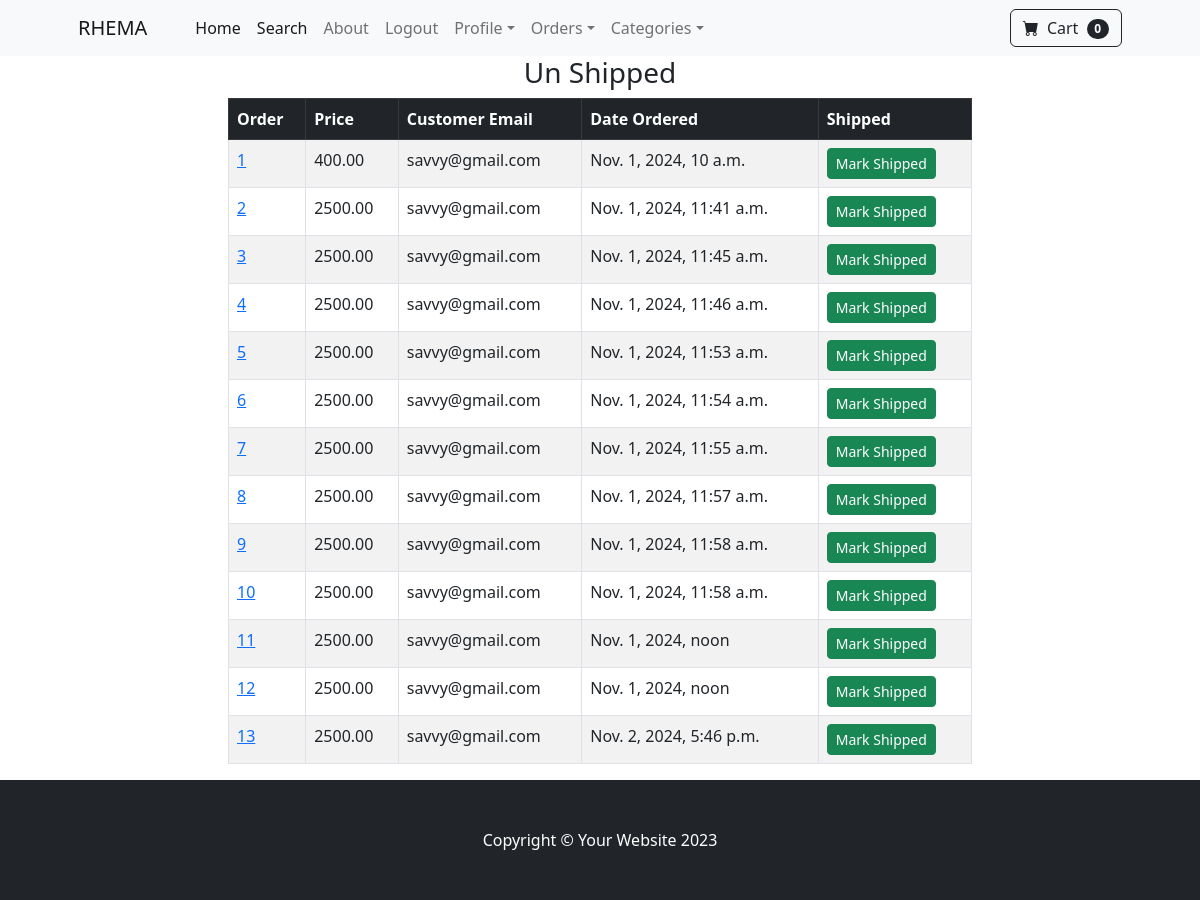
Page /payment/not_shipped_dash/ (signed in) on the committed database.
### payment/models.py (models this page shows, shortened)
class Order(models.Model):
    user = models.ForeignKey(User, on_delete=models.CASCADE, null=True, blank=True)
    full_name = models.CharField(max_length=255)
    email = models.EmailField(max_length=255)
    shipping_address = models.TextField(max_length=15000)
    amount_paid = models.DecimalField(max_digits=10, decimal_places=2)
    date_ordered = models.DateTimeField(auto_now_add=True)
    shipped = models.BooleanField(default=False)
    date_shipped = models.DateTimeField(blank=True, null=True)

### payment/views.py (the view, shortened to what this page needs)
# urls.py: path('not_shipped_dash/', views.not_shipped_dash, name="not_shipped_dash"),
def not_shipped_dash(request):
    if request.user.is_authenticated and request.user.is_superuser:
        orders = Order.objects.filter(shipped=False)
        return render(request, 'payment/not_shipped_dash.html',{'orders': orders})
    else:
        messages.success(request, "Access Denied")
        return redirect('home')

### cart/cart.py (called while the page is built)
    def __len__(self):
        return len(self.cart)

### cart/context_processor.py (called while the page is built)
def cart(request):
    return{'cart': Cart(request)}

### payment/templates/payment/not_shipped_dash.html (shortened to what this page needs)
{% extends "base.html" %}
{% block content %}
<div class="container">
    <div class="row">
        <center>
            <div class="col-8">
                <h3>Un Shipped</h3>
                <table class="table table-striped table-hover table-bordered">
                    <thead class="table-dark">
                      <tr>
                        <th scope="col">Order</th>
                        <th scope="col">Price</th>
                        <th scope="col">Customer Email</th>
                        <th scope="col">Date Ordered</th>
                        <th scope="col">Shipped</th>
                      </tr>
                    </thead>
                    <tbody>
                      {% for item in orders %}
                      <tr>
                        <td><a href="{% url 'orders' item.id %}">{{ item.id}}</a></td>
                        <td>{{ item.amount_paid}}</td>
                        <td>{{ item.email}}</td>
                        <td>{{ item.date_ordered}}</td>
                        <td>
                          <form method="POST">
                             <button type="submit" class="btn btn-success btn-sm">Mark Shipped</button>
                          </form>
                        </td>
                      </tr>
                      {% endfor %}
                    </tbody>
                  </table>
            </div>
        </center>
    </div>
</div>
{% endblock  %}

### rows in the picture
Order: id "1", amount_paid "400.00", email "savvy@gmail.com", date_ordered "Nov. 1, 2024, 10 a.m."
Order: id "2", amount_paid "2500.00", email "savvy@gmail.com", date_ordered "Nov. 1, 2024, 11:41 a.m."
Order: id "3", amount_paid "2500.00", email "savvy@gmail.com", date_ordered "Nov. 1, 2024, 11:45 a.m."
Order: id "4", amount_paid "2500.00", email "savvy@gmail.com", date_ordered "Nov. 1, 2024, 11:46 a.m."
Order: id "5", amount_paid "2500.00", email "savvy@gmail.com", date_ordered "Nov. 1, 2024, 11:53 a.m."
Order: id "6", amount_paid "2500.00", email "savvy@gmail.com", date_ordered "Nov. 1, 2024, 11:54 a.m."
Order: id "7", amount_paid "2500.00", email "savvy@gmail.com", date_ordered "Nov. 1, 2024, 11:55 a.m."
Order: id "8", amount_paid "2500.00", email "savvy@gmail.com", date_ordered "Nov. 1, 2024, 11:57 a.m."
Order: id "9", amount_paid "2500.00", email "savvy@gmail.com", date_ordered "Nov. 1, 2024, 11:58 a.m."
Order: id "10", amount_paid "2500.00", email "savvy@gmail.com", date_ordered "Nov. 1, 2024, 11:58 a.m."
Order: id "11", amount_paid "2500.00", email "savvy@gmail.com", date_ordered "Nov. 1, 2024, noon"
Order: id "12", amount_paid "2500.00", email "savvy@gmail.com", date_ordered "Nov. 1, 2024, noon"
Order: id "13", amount_paid "2500.00", email "savvy@gmail.com", date_ordered "Nov. 2, 2024, 5:46 p.m."

### other values in the picture
{{ cart|length }} "0"
